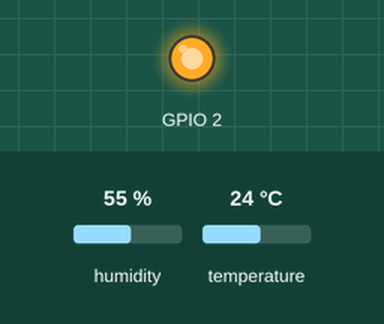
This sketch was run on a simulated ESP8266 (NodeMCU). On the bench: output pins drawn as LEDs (lit = HIGH). The test bench sets the inputs (shaded band); at power-on: humidity 55 %, temperature 24 °C. WiFi joins after 1.5 s; servers stay silent unless stated; the local clock reads 2024-03-15 10:24:30 at power-on unless the sketch sets it; what the sketch prints to the serial monitor is not drawn.

Above: at 19.2 s.
At 34.36 s:
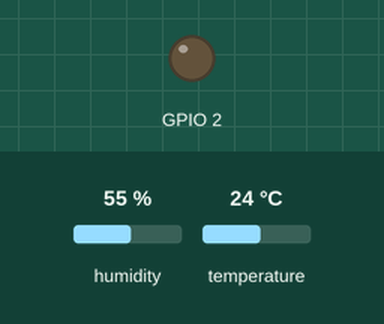
Timing chart, 0 to 43.3 s (numbered marks = the images above):
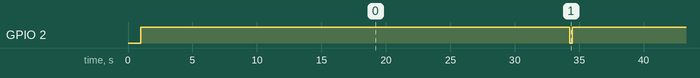

The sketch:

ESP_IoT_Google_Sheets_Data_Logger.ino
```cpp
/**************************************************************************
  ESP IoT Google Sheets Data Logger

  Original Code:  2022-05-06

  Tom Rolander, MSEE
  Mentor, Circuit Design & Software
  Miller Library, Fabrication Lab
  Hopkins Marine Station, Stanford University,
  120 Ocean View Blvd, Pacific Grove, CA 93950
  +1 831.915.9526 | rolander@stanford.edu

 **************************************************************************/

/**************************************************************************

  To Do:
  - Adjust time for DST

 **************************************************************************/

#define PROGRAM "ESP IoT Google Sheets Data Logger"
#ifdef ESP32
#define PROCESSOR "  for ESP32"
#endif
#ifdef  ESP8266
#define PROCESSOR "  for ESP8266"
#endif
#define VERSION "Ver 0.2 2022-05-09"


//#define DEBUG 1

#ifdef ESP8266
#include <ESP8266WiFi.h>
#endif

#ifdef ESP32
#include <WiFi.h>
#endif

#include <UrlEncode.h>
#include "time.h"

#include <HTTPSRedirect.h>

#include <DHT.h>

#ifdef  ESP8266
#define DHT_SENSOR_PIN  5 // ESP8266 pin GPIO5 connected to DHT11 sensor
#endif
#ifdef  ESP32
#define DHT_SENSOR_PIN  5 // ESP8266 pin GPIO5 connected to DHT11 sensor
//#define DHT_SENSOR_PIN  21 // ESP32 pin GIOP21 connected to DHT11 sensor
#endif

#define DHT_SENSOR_TYPE DHT11

DHT dht_sensor(DHT_SENSOR_PIN, DHT_SENSOR_TYPE);

// WiFi credentials
char* ssid = "Stanford";
char* password = "";

const char* ntpServer = "pool.ntp.org";
const long  gmtOffset_sec = -(8*3600);
const int   daylightOffset_sec = 3600;

// Gscript ID and required credentials
const char* host = "script.google.com";
const char* GScriptId = "AKfycbzyxwC2PC6Z6UqSV3wp-I2gl73e9x_3IDPm-C94CvB1ykHVKJGTd8oqtfyxZFp2oOADtQ";
const int httpsPort = 443;

String url = String("/macros/s/") + GScriptId + "/exec";

HTTPSRedirect* client = nullptr;

static long lSeconds = 30;
static long lPreviousMilliseconds = 0;

// --------------------------------------------------------------------------------------------------------
void setup()
{
  Serial.begin(115200);
  delay(1000);

  Serial.println(PROGRAM);
  Serial.println(PROCESSOR);
  Serial.println(VERSION);

  pinMode(2, OUTPUT);
  digitalWrite(2, HIGH);

  dht_sensor.begin(); // initialize the DHT sensor

  setupWiFi();
  setupData();

  // Init and get the time
  configTime(gmtOffset_sec, daylightOffset_sec, ntpServer);

  // After configTime() call the ESP32 will return 69
  // for the year unless there is a delay before getting the time
  delay(1000);

#if DEBUG
  printLocalTime();
#endif

  bool bGoodData = false;

  while (bGoodData == false)
  {
    float humi  = dht_sensor.readHumidity();
    float tempC = dht_sensor.readTemperature();

    // check whether the reading is successful or not
    if ( isnan(tempC) || isnan(humi)) {
      Serial.println("Failed to read from DHT sensor!");
      bGoodData = false;
      delay(2000);
    }
    else
    {
#if DEBUG
      Serial.print("Humidity: ");
      Serial.print(humi);
      Serial.print("%");
      Serial.print("  |  ");
      Serial.print("Temperature: ");
      Serial.print(tempC);
      Serial.println("°C");
#endif
      bGoodData = true;
    }
  }
}

void loop()
{
  lPreviousMilliseconds = millis();

  float humi  = dht_sensor.readHumidity();
  float tempC = dht_sensor.readTemperature();

  bool bGoodData = true;

  // check whether the reading is successful or not
  if ( isnan(tempC) || isnan(humi)) {
    Serial.println("Failed to read from DHT sensor!");
    bGoodData = false;
  }
  else
  {
#if DEBUG
    Serial.print("Humidity: ");
    Serial.print(humi);
    Serial.print("%");
    Serial.print("  |  ");
    Serial.print("Temperature: ");
    Serial.print(tempC);
    Serial.println("°C");
#endif
  }

  // Post the data to google spreadsheet
  digitalWrite(2, LOW);

  long lBefore = millis();

  if (bGoodData)
    postData(humi, tempC);

#ifdef ESP8266
  getData();
#endif

  digitalWrite(2, HIGH);

  while (true)
  {
    if (millis() > (lPreviousMilliseconds + (lSeconds * 1000L)))
    {
      break;
    }
    delay(100);
  }
}
// --------------------------------------------------------------------------------------------------------


// Function to setup the WiFi connection
void setupWiFi(){

  WiFi.begin(ssid, password);                           // Connect to the network

  // Wait for the WiFi to be connected
  while (WiFi.status() != WL_CONNECTED)
  {
    delay(1000);
    Serial.print("Connecting to WiFi...  ");
    Serial.println(ssid);
  }

  Serial.println("Connected to the WiFi network");
  Serial.print(" IP address: ");
  Serial.println(WiFi.localIP());
}

void setupData(){
  client = new HTTPSRedirect(httpsPort);
  client->setInsecure();
  client->setPrintResponseBody(true);
  client->setContentTypeHeader("application/json");

  // Connect to host - "script.google.com"
  Serial.print("Connecting to ");
  Serial.println(host);

  // Try to connect for a maximum of 5 times
  bool WiFiFlag = false;
  for (int i=0; i<5; i++)
  {
    int retval = client->connect(host, httpsPort);
    if (retval == 1)
    {
       WiFiFlag = true;
       break;
    }
    else
      Serial.println("Connection failed. Retrying...");
  }

  // Connection Status, 1 = Connected, 0 is not.
  Serial.println("Connection Status: " + String(client->connected()));
  Serial.flush();

  // Exit if the connection is failed
  if (!WiFiFlag)
  {
    Serial.print("Could not connect to server: ");
    Serial.println(host);
    Serial.println("Exiting...");
    Serial.flush();
    return;
  }
}

void postData(float humi, float tempC)
{
  if (!client->connected())
  {
#if DEBUG
    Serial.println("Connecting to client again...");
#endif
    client->connect(host, httpsPort);
  }

  char dateTimeStringBuff[50];
  getDateTimeString(dateTimeStringBuff, sizeof(dateTimeStringBuff));

  Serial.print(dateTimeStringBuff);
  Serial.print(" ");
  Serial.print(humi);
  Serial.print(" ");
  Serial.println(tempC);

  String urlFinal = url + "?datetime=" + urlEncode(dateTimeStringBuff) + "&humidity=" + String(humi) + "&tempC=" + String(tempC);
#if DEBUG
  Serial.println("URL created:");
  Serial.println(urlFinal);
#endif

  if (client != nullptr)
  {
    if (!client->connected())
    {
      client->connect(host, httpsPort);
      String payload = "?datetime=" + urlEncode(dateTimeStringBuff) + "&humidity=" + String(humi) + "&tempC=" + String(tempC);
      client->POST(url, host, payload);
      client->GET(url, host);
      Serial.println(">> Succeed to POST data");
    }
  }
  else
  {
    Serial.println(">> Failed to POST data");
  }

  client->GET(urlFinal, host);
  String payload = client->getResponseBody();
#if DEBUG
  Serial.println("Payload:");
  Serial.println(payload);
#endif
  //client->stop();
}

void getData()
{
  if (!client->connected())
  {
#if DEBUG
    Serial.println("Connecting to client again...");
#endif
    client->connect(host, httpsPort);
  }

  String urlFinal = url + "?read";
#if DEBUG
  Serial.println("URL created:");
  Serial.println(urlFinal);
#endif

  if (client != nullptr)
  {
    if (!client->connected())
    {
      client->connect(host, httpsPort);
      String payload = "?read";
      client->POST(url, host, payload);
      client->GET(url, host);
      Serial.println(">> Succeed to GET data");
    }
  }
  else
  {
    Serial.println(">> Failed to GET data");
  }

  client->GET(urlFinal, host);

  String payload = client->getResponseBody();
#if DEBUG
  Serial.print("Payload: [");
  Serial.print(payload);
  Serial.println("]");
#endif

  long iTmp = atoi(payload.c_str());
  if (iTmp > 0)
    lSeconds = iTmp;
#if DEBUG
  Serial.println(iTmp);
#endif

  client->stop();
}


void printLocalTime()
  {
    char dateTimeStringBuff[50]; //50 chars should be enough

    getDateTimeString(dateTimeStringBuff, sizeof(dateTimeStringBuff));
    Serial.println(dateTimeStringBuff);
    Serial.println();
}

void getDateTimeString(char *dateTimeStringBuff, int nmbdateTimeStringBuff)
{
  struct tm timeinfo;
  time_t now;
  time(&now);
  localtime_r(&now, &timeinfo);
  strftime(dateTimeStringBuff, nmbdateTimeStringBuff, "%Y-%m-%d %H:%M:%S", &timeinfo);
}
```

Measured:
- by itself, GPIO 2: alternates HIGH for 29.8 s and LOW for 0.20 s
